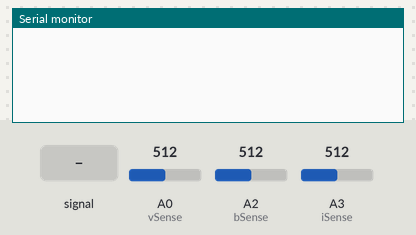
The sketch below on a simulated Arduino Uno, built with avr-gcc and run on an emulated ATmega328P. Parts: the last lines printed to the serial monitor. Inputs (shaded band) come from the test bench; at power-on: A0 (vSense) = 512, A2 (bSense) = 512, A3 (iSense) = 512.

Above: at 1.2 s.
1.3 s: A0 (vSense) fed a 200 Hz sine of ±81 counts around its level
At 3.3 s:
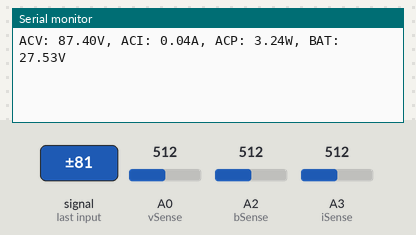
4.4 s: A0 (vSense) set to 716
At 5.0 s:
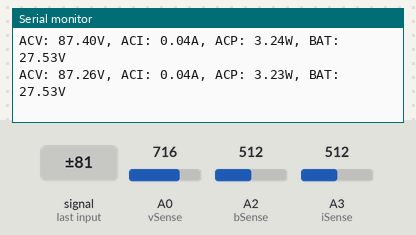
5.9 s: A2 (bSense) set to 716
At 7.1 s:
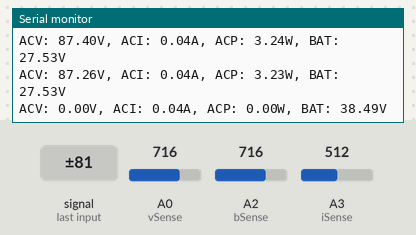
7.4 s: A3 (iSense) set to 716
At 8.7 s:
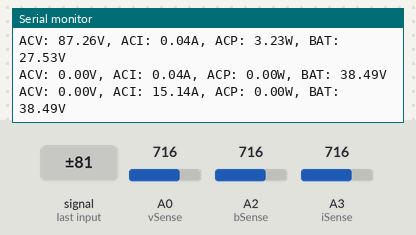
8.9 s: A2 (bSense) set to 900
10.4 s: A3 (iSense) set to 900
At 11.0 s:
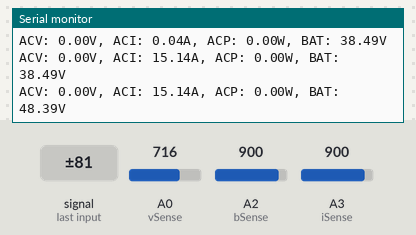
Timing chart, 0 to 12.9 s (numbered marks = the images above; inputs shaded):
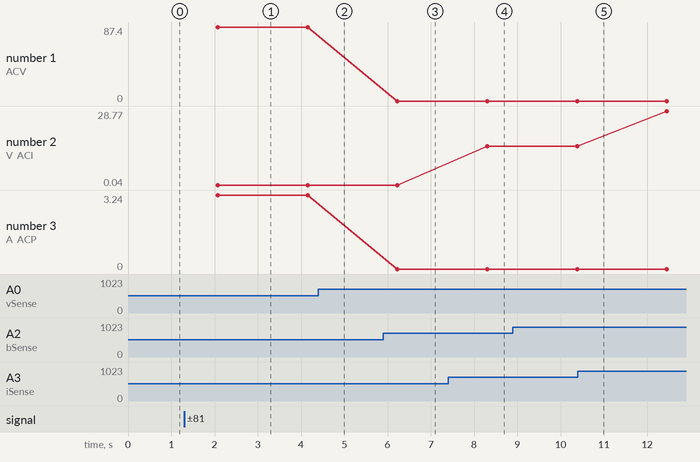

The sketch:

meter_new_meter.ino
```cpp
#include <Wire.h>

#define I2C_SLAVE_ADDR 0x08

#define vSense A0  // AC voltage sense pin
#define iSense A3  // ACS712 current sense pin
#define bSense A2  // Battery voltage sense pin

// #define vSense A0  // AC voltage sense pin
// #define iSense A2  // ACS712 current sense pin
// #define bSense A1  // Battery voltage sense pin

const float VREF = 5.0;
const int ADC_MAX = 1023;
// const float ACS712_SENSITIVITY = 0.185; //20A version
const float ACS712_SENSITIVITY = 0.066; //30A version

const int SAMPLE_COUNT = 300;

float voltage = 0.0;
float current = 0.0;
float power = 0.0;
float battery_voltage = 0.0;

unsigned long last_print_time = 0;

void setup() {
  Serial.begin(9600);
  Wire.begin(I2C_SLAVE_ADDR);
  Wire.onRequest(onRequestEvent);
}

void loop() {
  voltage = measureVoltageAC();
  current = measureCurrentAC();
  power = voltage * current;
  battery_voltage = measureBatteryVoltage();

  if (millis() - last_print_time >= 2000) {
    Serial.print("ACV: ");
    Serial.print(voltage);
    Serial.print("V, ");
    Serial.print("ACI: ");
    Serial.print(current);
    Serial.print("A, ");
    Serial.print("ACP: ");
    Serial.print(power);
    Serial.print("W, ");
    Serial.print("BAT: ");
    Serial.print(battery_voltage);
    Serial.println("V");
    last_print_time = millis();
  }
}

float measureVoltageAC() {
  const uint16_t sampleCount = 1000;
  const float adcReference = 5.0;
  const float adcResolution = 1023.0;
  const float calibrationFactor = 312.0;

  float sumSquares = 0.0;
  float offset = 0.0;

  for (int i = 0; i < 200; i++) {
    offset += analogRead(vSense);
    delayMicroseconds(200);
  }
  offset /= 200.0;

  for (int i = 0; i < sampleCount; i++) {
    float sample = analogRead(vSense) - offset;
    sumSquares += sample * sample;
    delayMicroseconds(200); // ~5kHz sampling
  }

  float rmsAdc = sqrt(sumSquares / sampleCount);

  float rmsVoltage = (rmsAdc * adcReference) / adcResolution;

  return rmsVoltage * calibrationFactor;
}

float measureBatteryVoltage() {
  float raw = analogRead(bSense);
  float voltage = (raw * VREF) / ADC_MAX;
  voltage *= 11.0;
  return voltage;
}

float measureCurrentAC() {
  float offset = 512.0;
  float sumSq = 0;
  for (int i = 0; i < SAMPLE_COUNT; i++) {
    float reading = analogRead(iSense);
    float voltage = (reading * VREF) / ADC_MAX;
    float current = (voltage - (VREF / 2.0)) / ACS712_SENSITIVITY;
    sumSq += current * current;
    delayMicroseconds(200);
  }
  float Irms = sqrt(sumSq / SAMPLE_COUNT);
  return Irms;
}

void onRequestEvent() {
  byte buf[16];
  memcpy(buf, &voltage, 4);
  memcpy(buf + 4, &current, 4);
  memcpy(buf + 8, &power, 4);
  memcpy(buf + 12, &battery_voltage, 4);
  Wire.write(buf, 16);
}
```

Measured:
- after the input at 1.3 s, the serial monitor: prints a new line after 0.77 s (image 1)
- after the input at 5.9 s, the serial monitor: prints a new line after 0.33 s (image 3)
- after the input at 7.4 s, the serial monitor: prints a new line after 0.90 s (image 4)
- plotted number 2: 0.04 → 15.14 after the input at 7.4 s, 15.14 → 28.77 after the input at 10.4 s
